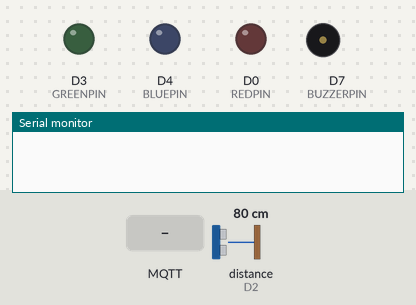
A sketch run on a simulated ESP8266 (NodeMCU). Shown: output pins drawn as LEDs (lit = HIGH), buzzer (waves = sounding, pin HIGH), the last lines printed to the serial monitor. Wiring (inferred from the names in the program): ultrasonic range finder: trigger D1; echo D2. Inputs (shaded band) come from the test bench; at power-on: distance to the obstacle (sensor on D2) 80 cm. The echo pulse lasts 58.3 µs per cm; WiFi joins after 1.5 s; servers stay silent unless stated; no MQTT or app messages arrive unless stated; pins used as bus, display or sensor lines are not drawn.

Above: at 0.0 s.
At 2.7 s:
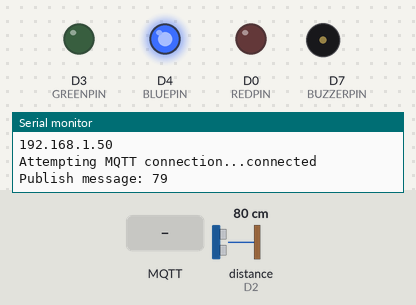
2.8 s: MQTT message "1" arrives on the first subscribed topic
5.0 s: MQTT message "on" arrives on the first subscribed topic
7.0 s: MQTT message "off" arrives on the first subscribed topic
Timing chart, 0 to 10.0 s (numbered marks = the images above; inputs shaded):
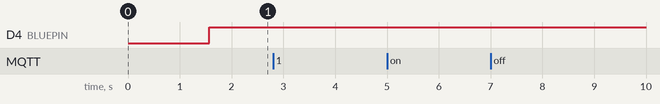

The sketch:

node_ultrasonic.ino
```cpp
// pin numbers
#define TRIGGERPIN D1
#define ECHOPIN    D2
#define BUZZERPIN D7
#define REDPIN D0
#define GREENPIN D3
#define BLUEPIN D4
#include <math.h>
#include <ESP8266WiFi.h>
#include <PubSubClient.h>

long duration;
float distance,prevDes;
int i = 0,j = 0;
float total_dist = 140;

const char* ssid = "karthik";
const char* password = "karthikeya";
const char* mqtt_server = "192.168.43.95";

WiFiClient espClient;
PubSubClient client(espClient);
long lastMsg = 0;
char msg[50];
int value = 0;

void setup_wifi() {

  delay(10);
  // We start by connecting to a WiFi network
  Serial.println();
  Serial.print("Connecting to ");
  Serial.println(ssid);

  WiFi.begin(ssid, password);

  while (WiFi.status() != WL_CONNECTED) {
    delay(500);
    Serial.print(".");
  }

  Serial.println("");
  Serial.println("WiFi connected");
  Serial.println("IP address: ");
  Serial.println(WiFi.localIP());
}

void callback(char* topic, byte* payload, unsigned int length) {
  Serial.print("Message arrived [");
  Serial.print(topic);
  Serial.print("] ");
  for (int i = 0; i < length; i++) {
    Serial.print((char)payload[i]);
  }
  Serial.println();
}

void reconnect() {
  // Loop until we're reconnected
  while (!client.connected()) {
    Serial.print("Attempting MQTT connection...");
    // Attempt to connect
    if (client.connect("ESP8266Client")) {
      Serial.println("connected");
      // ... and resubscribe
      client.subscribe("led_topic");
    } else {
      Serial.print("failed, rc=");
      Serial.print(client.state());
      Serial.println(" try again in 5 seconds");
      // Wait 5 seconds before retrying
      delay(5000);
    }
  }
}

float distance_calc(){

  float dist;

  digitalWrite(TRIGGERPIN, LOW);
  delayMicroseconds(2);
  digitalWrite(TRIGGERPIN, HIGH);
  delayMicroseconds(10);
  digitalWrite(TRIGGERPIN, LOW);
  duration = pulseIn(ECHOPIN , HIGH);

  dist = duration*0.034/2;
  return dist;

}

void buzzer(){
  digitalWrite(BUZZERPIN,HIGH);
  digitalWrite(REDPIN,LOW);
  digitalWrite(GREENPIN,HIGH);
  digitalWrite(BLUEPIN,LOW);
  delay(5000);
  digitalWrite(BUZZERPIN,LOW);
  delay(1000);
}

void setup() {

  pinMode(TRIGGERPIN,OUTPUT);
  pinMode(ECHOPIN,INPUT);
  pinMode(BUZZERPIN,OUTPUT);
  pinMode(REDPIN, OUTPUT);
  pinMode(GREENPIN, OUTPUT);
  pinMode(BLUEPIN, OUTPUT);
  Serial.begin(115200);
  setup_wifi();
  client.setServer(mqtt_server, 1883);
  client.setCallback(callback);

}

void loop() {

 if (!client.connected()) {
    reconnect();
  }
  client.loop();

 distance = distance_calc();

 long now = millis();
  if (now - lastMsg > 2000) {
    lastMsg = now;
    value= (int)distance;
    snprintf (msg, 75, "%ld", value);
    Serial.print("Publish message: ");
    Serial.println(msg);
    client.publish("sensor_data", msg);
  }

 while(i<5){

  prevDes = distance;

  if((int)ceil(distance)>20){
    i = 0;
    j = 0;
    digitalWrite(REDPIN,LOW);
    digitalWrite(GREENPIN,LOW);
    digitalWrite(BLUEPIN,HIGH);
    delay(1000);
    break;
  }
  else if((distance < 20 && (int)ceil(distance) == (int)prevDes) || (distance < 20 && (int)floor(distance) == (int)prevDes)){
        i++;
        distance = distance_calc();

        now = millis();
        delay(500);
        if (now - lastMsg > 2000) {
            lastMsg = now;
            value= (int)distance;
            snprintf (msg, 75, "%ld", value);
            Serial.print("Publish message: ");
            Serial.println(msg);
            client.publish("sensor_data", msg);
          }
  }

  delay(1000);

 }

 if(i==5){
  if(j==0 && distance < 20){
      buzzer();
      i = 0;
      j = j + 1;

  }
  else if(j>0 && distance < 20){
    digitalWrite(REDPIN,LOW);
    digitalWrite(GREENPIN,HIGH);
    digitalWrite(BLUEPIN,LOW);
    delay(5000);
  }
  else{
    digitalWrite(REDPIN,LOW);
    digitalWrite(GREENPIN,LOW);
    digitalWrite(BLUEPIN,HIGH);
    delay(2000);
    i = 0;
  }
 }
}
```
